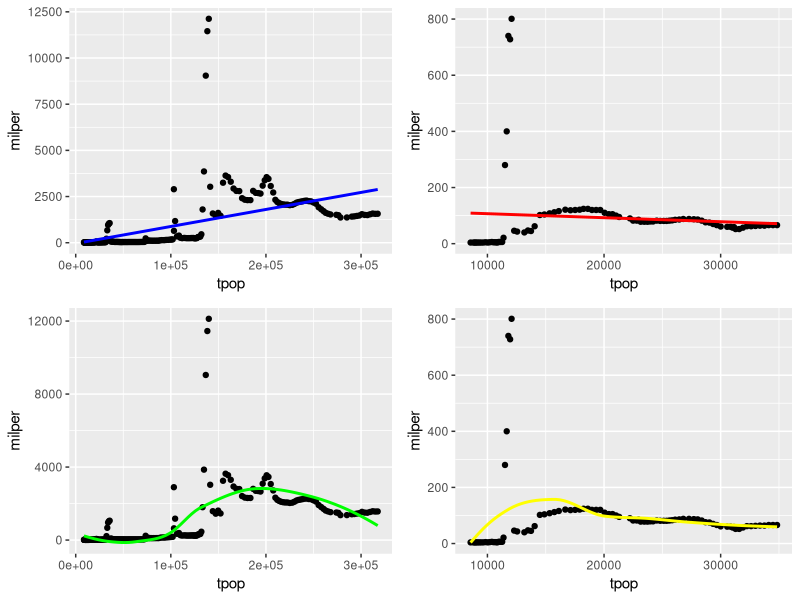

Here is the R script that generated this plot:
## ---- chunk 1
knitr::opts_chunk$set(echo = TRUE)
## ---- chunk 2
library(haven)
CofWar <- read_dta("Data/NMC_5_0.dta")
View(CofWar)

USA<-subset(CofWar, stateabb=="USA")
CAN<-subset(CofWar, stateabb=="CAN")

library(ggplot2)
ggp1<-ggplot(USA, aes(tpop, milper))+
    geom_point()+
    geom_smooth(color="blue", method=lm, se=FALSE)  

ggp2<-ggplot(CAN, aes(tpop, milper))+
    geom_point()+
    geom_smooth(color="red", method=lm, se=FALSE)  

ggp3<-ggplot(USA, aes(tpop, milper))+
    geom_point()+
    geom_smooth(color="green", method=loess, se=FALSE)  

ggp4<-ggplot(CAN, aes(tpop, milper))+
    geom_point()+
    geom_smooth(color="yellow", method=loess, se=FALSE)  

library(gridExtra)
grid.arrange(ggp1, ggp2, ggp3, ggp4)
